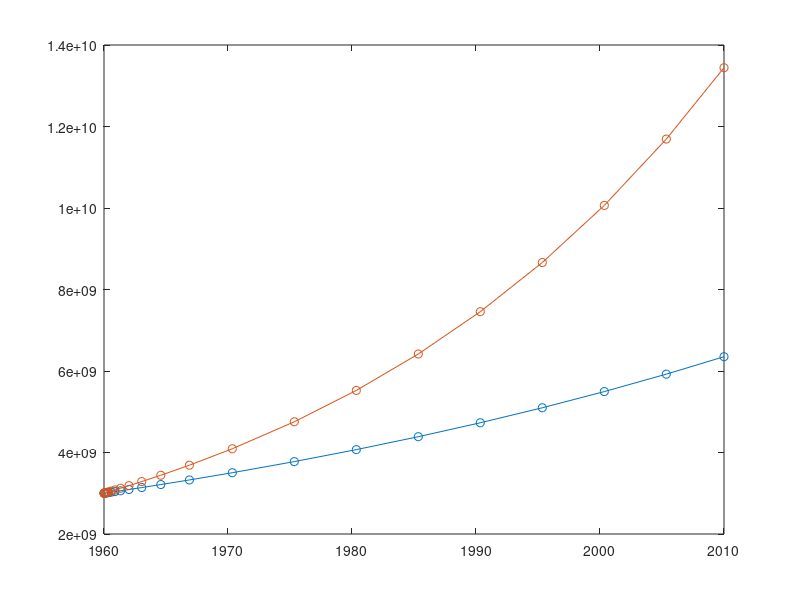

Source code (MATLAB):
% Solving dP/dt = rP

clear;

f = @(r)@(t,x) r*x;

START = 1960; END = 2010;

f1 = f(0.015);
f2 = f(0.030);

[t,y] = ode23(f1, [START END], 3e9);
plot(t, y,'-o');
hold on;


[t,y] = ode23(f2, [START END], 3e9);
plot(t, y,'-o');
hold on;



